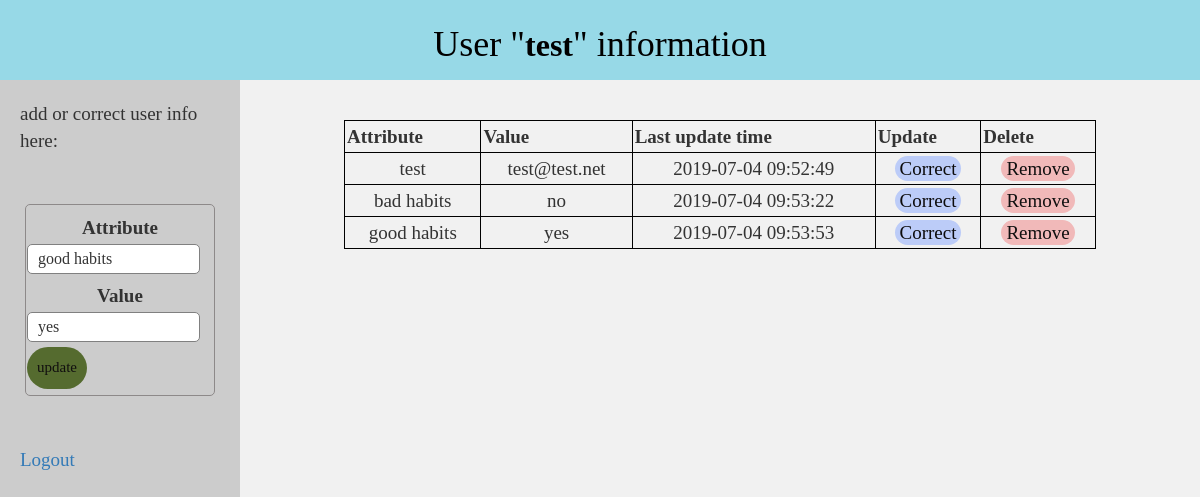
The app's page /attradd.php?edit=3 (signed in) with its own data.
### tables this page shows
CREATE TABLE `test` (
  `id` int(11) NOT NULL,
  `attribute` varchar(30) NOT NULL,
  `value` varchar(30) NOT NULL,
  `email` varchar(70) NOT NULL,
  `updatetime` timestamp NOT NULL DEFAULT current_timestamp() ON UPDATE current_timestamp()
);

### public/serverattr.php (called while the page is built, shortened)
<?php
	$table = $_SESSION['username'];
    ?>

### public/attradd.php (the view, shortened to what this page needs)
<?php  include('serverattr.php'); ?>
<?php
	if (isset($_GET['edit'])) {
		$id = $_GET['edit'];
		$update = true;
		$record = mysqli_query($db, "SELECT * FROM $table WHERE id=$id");
	if (count([$record]) == 1 ) {
		$n = mysqli_fetch_array($record);
		$attribute = $n['attribute'];
		$value = $n['value'];
		}
	}
?>
<!DOCTYPE html>
<html>
<head>
    <link rel="stylesheet" href="https://maxcdn.bootstrapcdn.com/bootstrap/3.3.6/css/bootstrap.min.css" />
    <link rel="stylesheet" type="text/css" href="../styles/admstyle.css">
</head>
<body>
<header>
	<h1 style="text-align: center;">User "<strong style="font-size:32px; color:black;"><?php echo $table ?></strong>" information</h1>
</header>
<section>
	<nav>
<p>add or correct user info here:</p>
	<form method="post" action="serverattr.php" >
				<div class="input-group">
					<label>Attribute</label>
					<input type="text" name="attribute" value="<?php echo $attribute; ?>">
				</div>
				<div class="input-group">
					<label>Value</label>
					<input type="text" name="value" value="<?php echo $value; ?>">
				</div>
				<div class="input-group">
					<?php if ($update == true): ?>
						<button class="btn" type="submit" name="update" style="background: #556B2F;" >update</button>
					<?php else: ?>
						<button class="btn" type="submit" name="save" >Add</button>
					<?php endif ?>
				</div>
		</form>
		<a class="float-right" href="logout.php"> Logout </a>
	</nav>
	<article>
	<?php
	$results = mysqli_query($db, "SELECT * FROM $table"); ?>
	<table>
		<thead>
			<tr>
				<th>Attribute</th>
				<th>Value</th>
				<th>Last update time</th>
				<th>Update</th>
				<th colspan="2">Delete</th>
			</tr>
		</thead>
		<?php while ($row = mysqli_fetch_array($results)) { ?>
			<tr>
				<td><?php echo $row['attribute']; ?></td>
				<td><?php echo $row['value']; ?></td>
				<td><?php echo $row['updatetime']; ?></td>
				<td>
					<a href="attradd.php?edit=<?php echo $row['id']; ?>" class="edit_btn" >Correct</a>
				</td>
				<td>
					<a href="serverattr.php?del=<?php echo $row['id']; ?>" class="del_btn">Remove</a>
				</td>
			</tr>
		<?php } ?>
	</table>
</section>
</body>
</html>

### styles/admstyle.css (style rules this page uses)
body { font-size: 19px; }
h1 { color:black; }
table { width: 80%; margin: 30px auto; border-collapse: collapse; text-align: center; border: 1px solid black; }
tr { border-bottom: 1px solid #cbcbcb; border: 1px solid black; }
th, td { border: none; height: 30px; padding: 2px; border: 1px solid black; }
form { width: 95%; margin: 50px auto; text-align: left; padding: 1px; border: 1px solid #8d8989; border-radius: 5px; }
.input-group { margin: 5px 0px 5px 0px; }
.input-group label { display: block; text-align: center; margin: 3px; }
.input-group input { height: 30px; width: 93%; padding: 5px 10px; font-size: 16px; border-radius: 5px; border: 1px solid gray; }
.btn { padding: 10px; font-size: 15px; color: rgb(17, 15, 15); background: rgb(151, 159, 207); border: none; border-radius: 25px; }
.edit_btn { text-decoration: none; padding: 2px 5px; background: rgb(188, 204, 248); color: rgb(12, 11, 11); border-radius: 33px; }
.del_btn { text-decoration: none; padding: 2px 5px; color: rgb(15, 15, 15); border-radius: 33px; background: #f1b9b9; }
* { box-sizing: border-box; }
body { font-family: 'Times New Roman', Times, serif; }
header { background-color: rgb(151, 217, 231); padding: 5px; text-align: center; font-size: 25px; color: rgb(14, 13, 13); }
nav { float: left; width: 20%; height: 100vh; background: #ccc; padding: 20px; }
article { float: left; padding: 10px; width: 80%; background-color: #f1f1f1; height: 100vh; }
section:after { content: ""; display: table; clear: both; }

### records on screen
test: attribute "good habits", value "yes", updatetime "2019-07-04 09:53:53"
test: attribute "test", value "test@test.net", updatetime "2019-07-04 09:52:49"
test: attribute "bad habits", value "no", updatetime "2019-07-04 09:53:22"

### other values on screen
$table "test"
